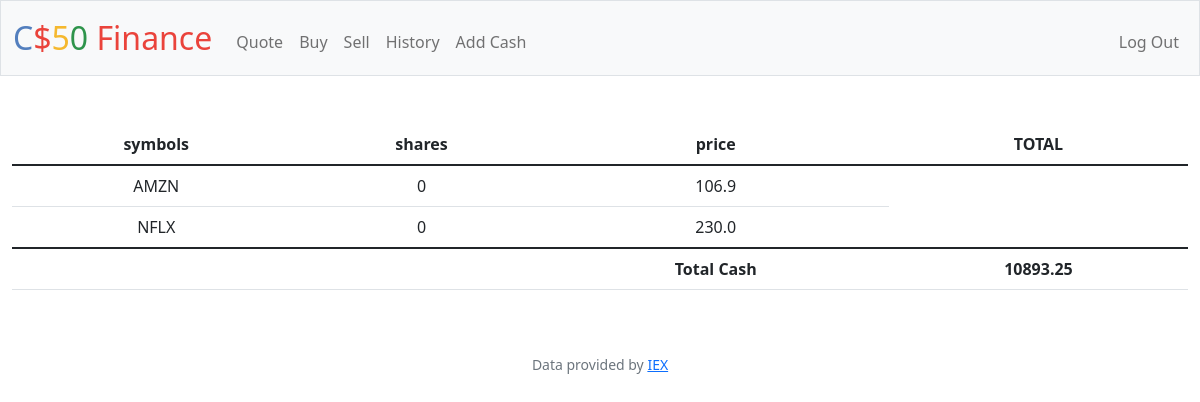
The page / (signed in) on the database its author committed.
### tables this page shows
CREATE TABLE 'transcations' ('id' INTEGER PRIMARY KEY AUTOINCREMENT NOT NULL, 'user_id' INTEGER, 'symbol' TEXT, 'shares' INTEGER, 'price' REAL, 'date' DATETIME);

CREATE TABLE users (id INTEGER PRIMARY KEY AUTOINCREMENT NOT NULL, username TEXT NOT NULL, hash TEXT NOT NULL, cash NUMERIC NOT NULL DEFAULT 10000.00);

### app.py (the view)
@app.route("/")
@login_required
def index():
    user_id=session["user_id"]
    transcations_db = db.execute("select symbol, sum(shares) as shares, price from transcations where user_id=? Group by symbol",user_id)
    cash_db=db.execute("select cash from users where id=?",user_id )
    cash= cash_db[0]["cash"]
    return render_template("index.html",database=transcations_db,cash=cash)
    return apology("TODO")

### app.py (called while the page is built)
@app.after_request
def after_request(response):
    response.headers["Cache-Control"] = "no-cache, no-store, must-revalidate"
    response.headers["Expires"] = 0
    response.headers["Pragma"] = "no-cache"
    return response

### helpers.py (called while the page is built)
def login_required(f):
    @wraps(f)
    def decorated_function(*args, **kwargs):
        if session.get("user_id") is None:
            return redirect("/login")
        return f(*args, **kwargs)
    return decorated_function

### templates/index.html (shortened to what this page needs)
{% extends "layout.html" %}
{% block main %}
<table class="table">
    <thead><tr>
        <th scope="col">symbols</th>
        <th scope="col">shares</th>
        <th scope="col">price</th>
        <th scope="col">TOTAL</th>
      </tr></thead>
      <tbody>
        {% for row in database %}
    <tr>
        <td>{{row['symbol']}}</td>
        <td>{{row['shares']}}</td>
        <td>{{row['price']}}</td>
    </tr>
    {% endfor %}
    <tfoot>
        <tr>
            <td></td>
            <td></td>
            <th scope="1">Total Cash</th>
            <th scope="1">{{cash}}</th>
        </tr>
    </tfoot>
      </tbody>
  </table>
{% endblock %}

### rows shown on the page
transcations: symbol "AMZN", shares "0", price "106.9"
users: cash "10893.25"

### other values the page prints
{{ row['symbol'] }} "NFLX"
{{ row['shares'] }} "0"
{{ row['price'] }} "230.0"
